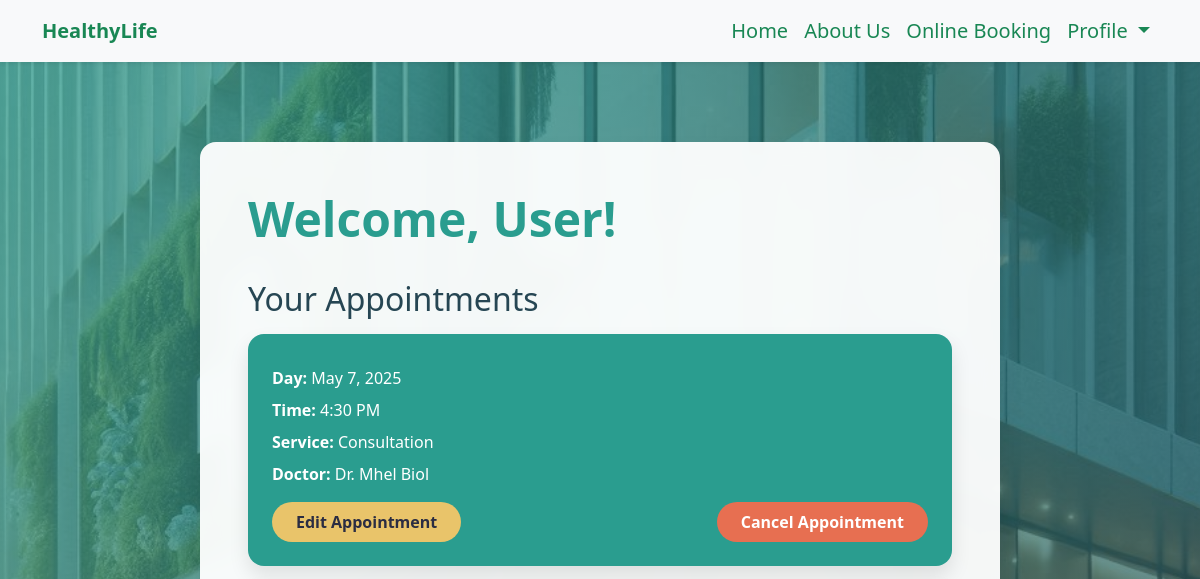
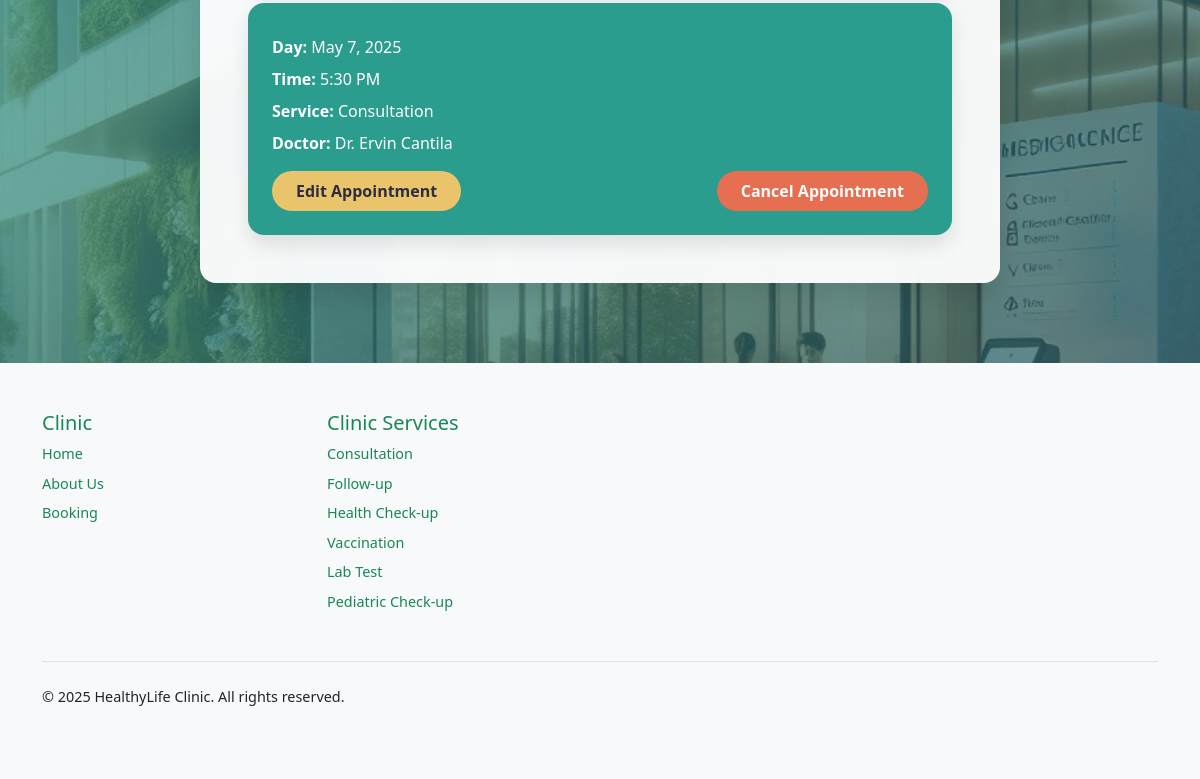
/user-panel (signed in), run on an earlier commit of the app's database (2 pictures, top to bottom).
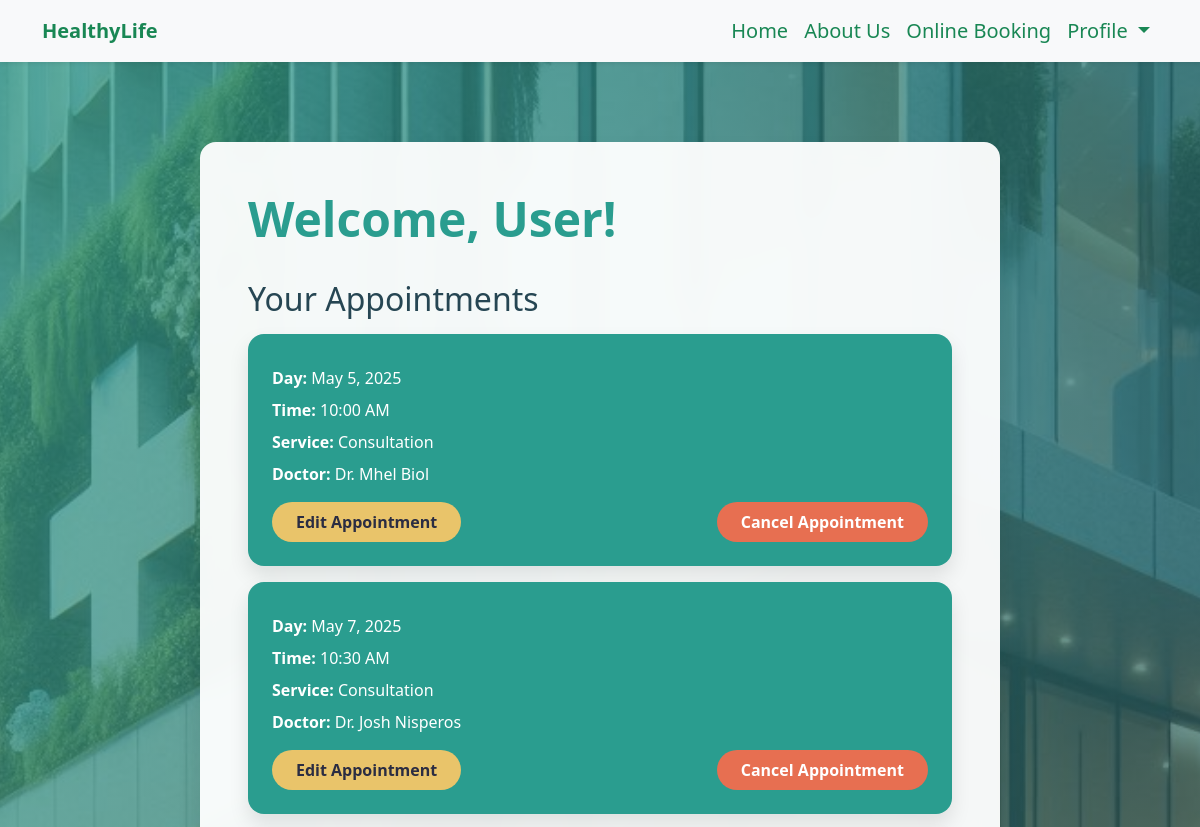
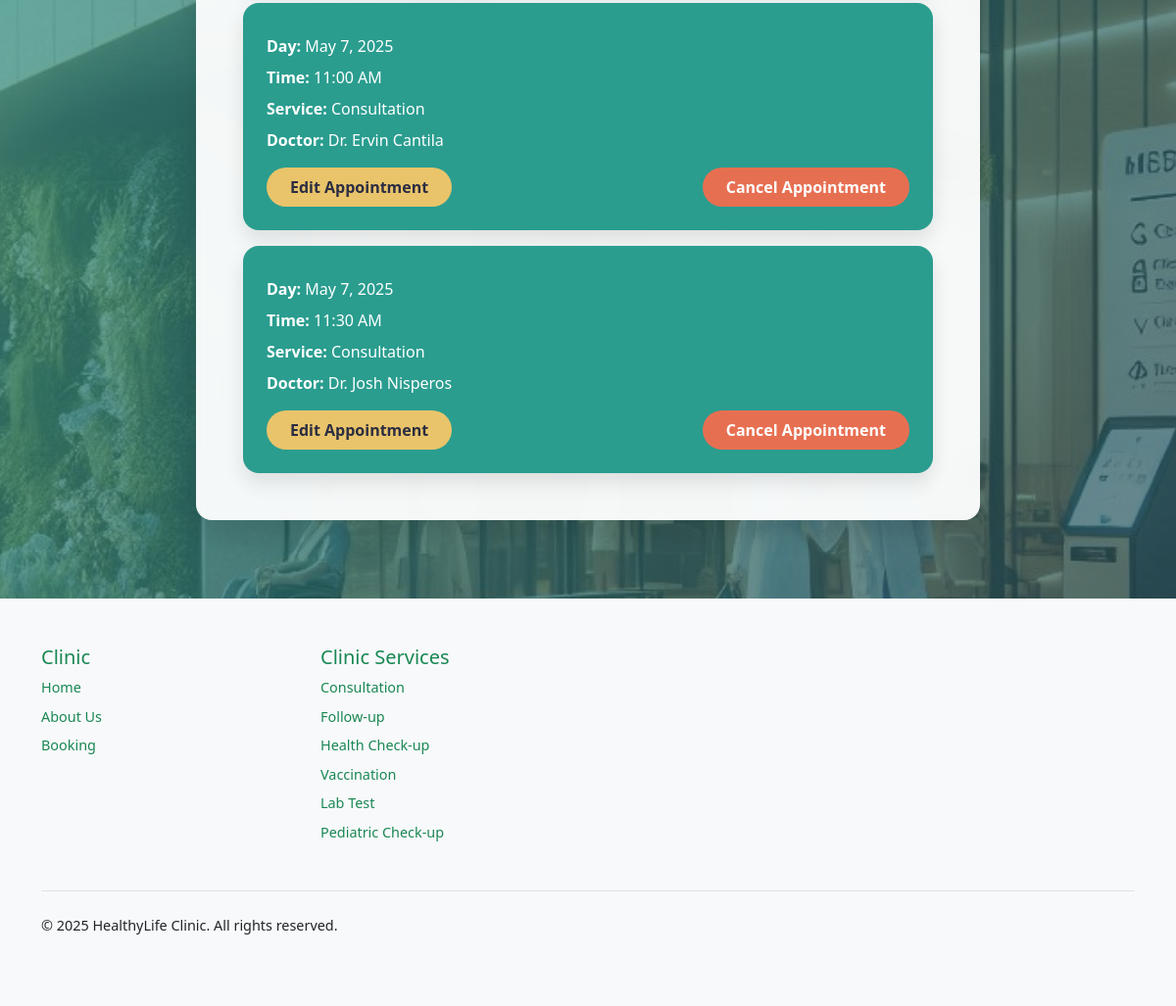
And on a later commit of the database (2 pictures, top to bottom).
### booking/models.py (models this page shows, shortened)
class Appointment(models.Model):
    user = models.ForeignKey(User, on_delete=models.CASCADE, null=True, blank=True)
    service = models.CharField(max_length=50, choices=SERVICE_CHOICES, default="Doctor care")
    doctor = models.CharField(max_length=255, default="Unknown")
    day = models.DateField(default=datetime.now)
    time = models.CharField(max_length=10, choices=TIME_CHOICES, default="3 PM")
    time_ordered = models.DateTimeField(default=datetime.now, blank=True)

### booking/views.py (the view)
# urls.py: path('user-panel', views.userPanel, name='userPanel'),
def userPanel(request):
    user = request.user
    appointments = Appointment.objects.filter(user=user).order_by('day', 'time')
    return render(request, 'userPanel.html', {
        'user':user,
        'appointments':appointments,
    })

### booking/templates/userPanel.html (shortened to what this page needs)
{% extends 'layout.html' %}
{% load static %}
{% block body %}
<section class="hero-section">
    {% if user.is_authenticated %}
    <div class="profile-panel">
        <h1>Welcome, {{ user.first_name }}!</h1>
        {% if appointments.count > 0 %}
        <div class="appointment-list">
            <h2>Your Appointments</h2>
            {% for appointment in appointments %}
            <div class="appointment-card">
                <p><strong>Day:</strong> {{ appointment.day }}</p>
                <p><strong>Time:</strong> {{ appointment.time }}</p>
                <p><strong>Service:</strong> {{ appointment.service }}</p>
                <p><strong>Doctor:</strong> {{ appointment.doctor }}</p>
                <div style="display: flex; justify-content: space-between; margin-top: 1rem;">
                    <a href="{% url 'userUpdate' appointment.id %}">Edit Appointment</a>
                    <a href="#" class="cancel-btn" data-url="{% url 'cancelAppointment' appointment.id %}" onclick="openModal(this); return false;">Cancel Appointment</a>
                </div>
            </div>
            {% endfor %}
        </div>
        {% else %}
        <h2>No Appointments Yet!</h2>
        {% endif %}
    </div>
    {% else %}
    <div class="sign-in-message">
        <h1>Please Sign In</h1>
        <a href="{% url 'login' %}" class="btn btn-primary mt-3">Sign In</a>
    </div>
    {% endif %}
</section>
{% endblock %}

### booking/templates/layout.html (shortened to what this page needs)
{% load static %}
<!doctype html>
<html lang="en">
<head>
    <link rel="stylesheet" href="https://cdnjs.cloudflare.com/ajax/libs/bootstrap-icons/1.7.2/font/bootstrap-icons.min.css">
    <link href="https://cdn.jsdelivr.net/npm/bootstrap@5.2.1/dist/css/bootstrap.min.css" rel="stylesheet">
</head>
<body>
<header>
    <nav class="navbar navbar-expand-lg shadow-sm">
        <div class="container">
            <a class="navbar-brand" href="{% url 'index' %}">
                HealthyLife
            </a>
            <div class="collapse navbar-collapse" id="navbarSupportedContent">
                <ul class="navbar-nav ms-auto mb-2 mb-lg-0 fs-5 align-items-center">
                    <li class="nav-item">
                        <a class="nav-link" aria-current="page" href="{% url 'index' %}">Home</a>
                    </li>
                    <li class="nav-item">
                        <a class="nav-link" href="{% url 'about' %}">About Us</a>
                    </li>
                    <li class="nav-item">
                        <a class="nav-link" href="{% url 'booking' %}">Online Booking</a>
                    </li>
                    {% if user.is_authenticated %}
                    <li class="nav-item dropdown">
                        <a class="nav-link dropdown-toggle" href="#" role="button" data-bs-toggle="dropdown" aria-expanded="false">
                            Profile
                        </a>
                    </li>
                    {% else %}
                    <li class="nav-item">
                        <a class="nav-link" href="{% url 'login' %}">Sign In / Sign Up</a>
                    </li>
                    {% endif %}
                </ul>
            </div>
        </div>
    </nav>
</header>
{% block body %}
{% endblock %}
<footer class="py-5 mt-auto">
    <div class="container">
        <div class="row">
            <div class="col-6 col-md-3 mb-3">
                <h5>Clinic</h5>
                <ul class="nav flex-column">
                    <li class="nav-item mb-2"><a href="{% url 'index' %}" class="nav-link p-0">Home</a></li>
                    <li class="nav-item mb-2"><a href="{% url 'about' %}" class="nav-link p-0">About Us</a></li>
                    <li class="nav-item mb-2"><a href="{% if user.is_authenticated %}{% url 'booking' %}{% else %}#{% endif %}" class="nav-link p-0">Booking</a></li>
                </ul>
            </div>
            <div class="col-6 col-md-3 mb-3">
                <h5>Clinic Services</h5>
                <ul class="nav flex-column">
                    <li class="nav-item mb-2"><a href="{% if user.is_authenticated %}{% url 'booking' %}{% else %}#{% endif %}" class="nav-link p-0">Consultation</a></li>
                    <li class="nav-item mb-2"><a href="{% if user.is_authenticated %}{% url 'booking' %}{% else %}#{% endif %}" class="nav-link p-0">Follow-up</a></li>
                    <li class="nav-item mb-2"><a href="{% if user.is_authenticated %}{% url 'booking' %}{% else %}#{% endif %}" class="nav-link p-0">Health Check-up</a></li>
                    <li class="nav-item mb-2"><a href="{% if user.is_authenticated %}{% url 'booking' %}{% else %}#{% endif %}" class="nav-link p-0">Vaccination</a></li>
                    <li class="nav-item mb-2"><a href="{% if user.is_authenticated %}{% url 'booking' %}{% else %}#{% endif %}" class="nav-link p-0">Lab Test</a></li>
                    <li class="nav-item mb-2"><a href="{% if user.is_authenticated %}{% url 'booking' %}{% else %}#{% endif %}" class="nav-link p-0">Pediatric Check-up</a></li>
                </ul>
            </div>
        </div>
        <div class="d-flex flex-column flex-sm-row justify-content-between py-4 mt-4 border-top">
            <p class="mb-0">&copy; 2025 HealthyLife Clinic. All rights reserved.</p>
        </div>
    </div>
</footer>
</body>
</html>

### booking/templates/layout.html (style rules this page uses)
.navbar { background-color: #f8f9fa; }
.nav-link { color: #198754 !important; transition: color 0.3s ease; }
.navbar-brand { font-weight: bold; color: #198754 !important; }
footer { background-color: #f8f9fa; font-size: 0.9rem; }
footer h5 { color: #198754; }
footer a { color: #6c757d; text-decoration: none; }

What changed in the data, as far as the page shows it:
changed Appointment "Dr. Mhel Biol": day "May 7, 2025" → "May 5, 2025"; time "4:30 PM" → "10:00 AM"
added Appointment: day "May 7, 2025", time "10:30 AM", service "Consultation", doctor "Dr. Josh Nisperos"
changed Appointment "Dr. Ervin Cantila": time "5:30 PM" → "11:00 AM"
added Appointment: day "May 7, 2025", time "11:30 AM", service "Consultation", doctor "Dr. Josh Nisperos"
